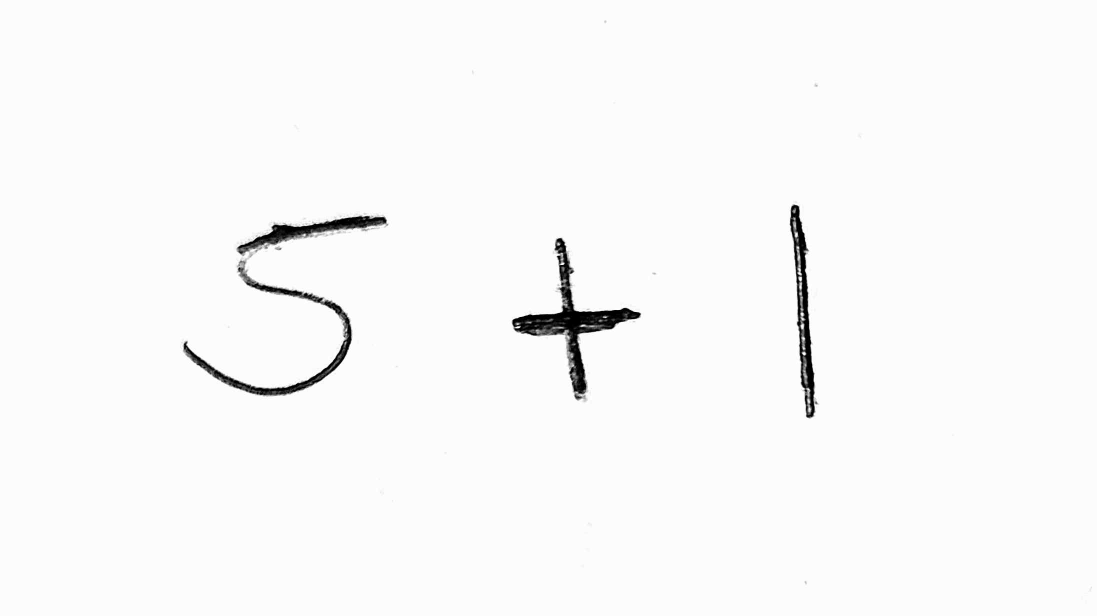
#> input picture math_solver (CNN Model)/extracted_images/fiveplusone.jpg, 2193 x 1232 px (shown at 1/2 size)
$ jupyter execute --allow-errors 'Training n testing.ipynb'
#> lines starting #> are read from the running program, lines starting #| are printed output that depends on the picture; after the words box and inside, x2 and y2 are one past the last pixel; in counts of white or black regions, pixels touching at a corner belong together
[cell 1]
import pandas as pd
import numpy as np
import pickle
import keras
import cv2
from keras.models import Model,Sequential,model_from_json
from keras.layers import *
from keras import optimizers
from keras.layers.convolutional import Conv2D,MaxPooling2D
from keras.utils import np_utils
from keras import backend as K

#> (a cell that did not finish here is left out)

#> (a cell that did not finish here is left out)

#> (a cell that did not finish here is left out)

#> (a cell that did not finish here is left out)

#> (a cell that did not finish here is left out)

#> (a cell that did not finish here is left out)

#> (a cell that did not finish here is left out)

[cell 9]
resize=[]
#> (the rest of this cell did not finish here and is left out)

#> (a cell that did not finish here is left out)

#> (a cell that did not finish here is left out)

[cell 12]
img = cv2.imread('fiveplusone.jpg',cv2.IMREAD_GRAYSCALE)
#> img is the input picture: shape (1232, 2193); min 0, max 255, mean 248.8
cv2.waitKey(0)
if img is not None:
    img=~img
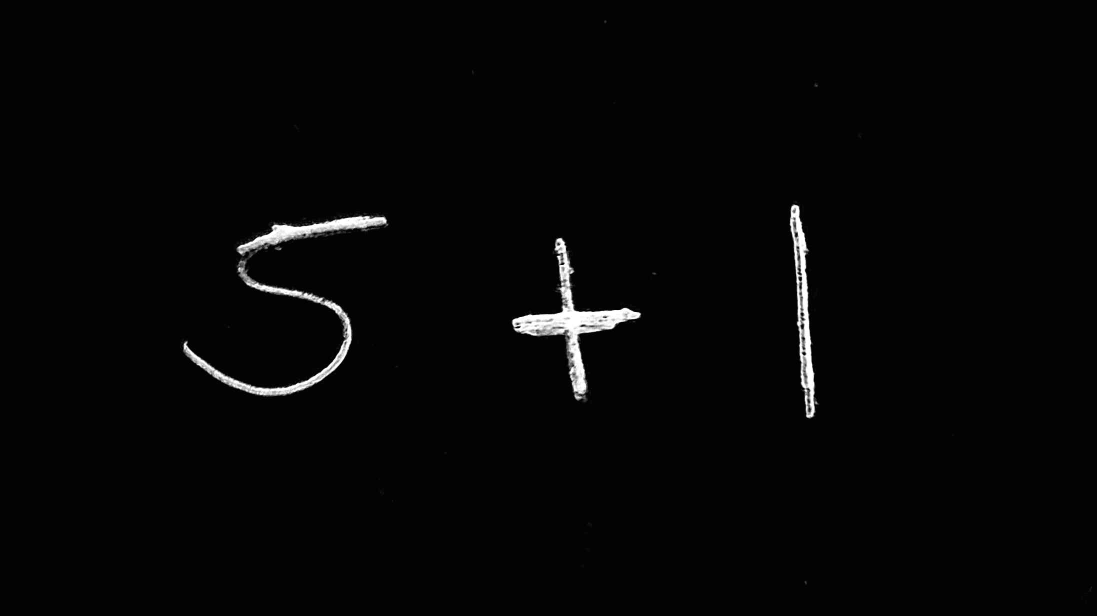
#> img: shape (1232, 2193) (shown at 1/2 size); min 0, max 255, mean 6.2
    ret,thresh=cv2.threshold(img,127,255,cv2.THRESH_BINARY)
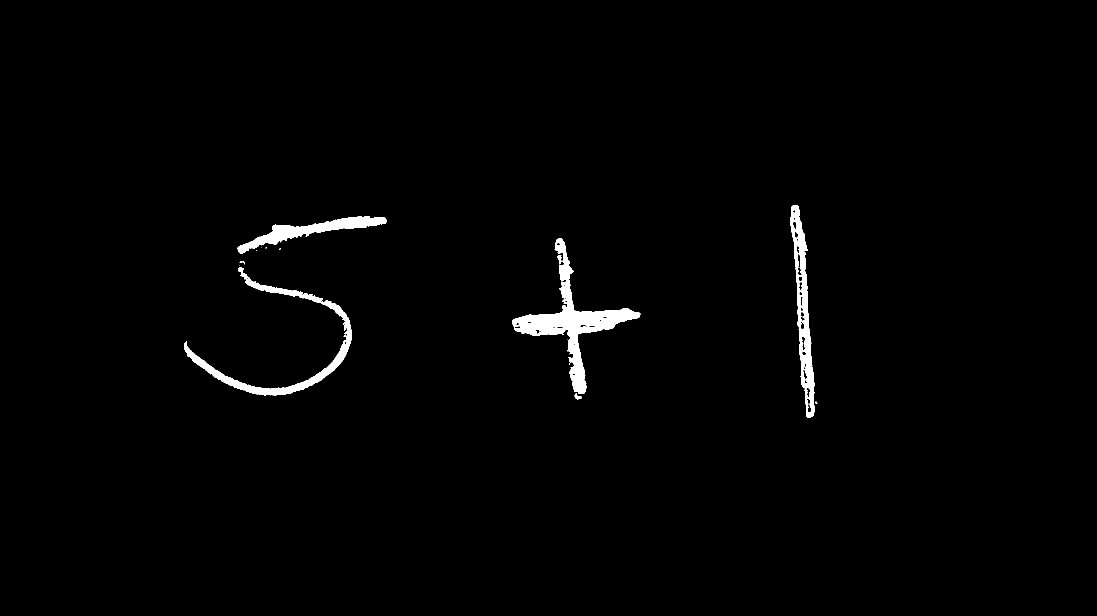
#> thresh: shape (1232, 2193) (shown at 1/2 size); 1.3% white; 17 white regions (11 under 20 px)
    ctrs,ret=cv2.findContours(thresh,cv2.RETR_TREE,cv2.CHAIN_APPROX_SIMPLE)
#> ctrs = 72 contours, 40 with area under 20; largest, box (x1, y1, x2, y2) and area: (1025, 476, 1281, 788) 13770, (1580, 410, 1630, 836) 8485, (368, 535, 703, 791) 7732, (475, 432, 773, 508) 5564, (1592, 491, 1605, 552) 318; ret = 72 rows, first 6: [1, -1, -1, -1], [2, 0, -1, -1], [3, 1, -1, -1], [4, 2, -1, -1], [5, 3, -1, -1], [14, 4, 6, -1]
    cnt=sorted(ctrs, key=lambda ctr: cv2.boundingRect(ctr)[0])
#> cnt has the same summary as ctrs
    w=int(28)
    h=int(28)
    train_data=[]
    #print(len(cnt))
    rects=[]
    for c in cnt :
        x,y,w,h= cv2.boundingRect(c)
        rect=[x,y,w,h]
        rects.append(rect)
#> this loop made 72 passes
#> (x, y, w, h) on passes 1, 2, 4, 5, 6, 7, 8, 11, 14, 15, 17, 18: (368, 535, 335, 256), (375, 708, 5, 5), (475, 432, 298, 76), (478, 530, 1, 1), (479, 522, 11, 7), (482, 497, 5, 3), (493, 555, 4, 4), (522, 495, 1, 1), (570, 478, 4, 3), (578, 784, 4, 4), (660, 734, 5, 5), (687, 670, 5, 4)
#> (c, x, y, w, h) on passes 3, 9, 10, 12, 13, 16: ([[444, 760], [445, 759], [446, 760], [445, 761]], 444, 759, 3, 3), ([[507, 567], [508, 566], [509, 567], [508, 568]], 507, 566, 3, 3), ([[512, 501], [513, 501]], 512, 501, 2, 1), ([[531, 495], [531, 496], [532, 496], [533, 495]], 531, 495, 3, 2), ([[559, 497], [558, 498], [560, 498], [561, 497]], 558, 497, 4, 2), ([[627, 597], [628, 596], [629, 597], [628, 598]], 627, 596, 3, 3)
#> after the loop, rects = 72 items, first 6: [368, 535, 335, 256], [375, 708, 5, 5], [444, 759, 3, 3], [475, 432, 298, 76], [478, 530, 1, 1], [479, 522, 11, 7]
    #print(rects)
    bool_rect=[]
    for r in rects:
        l=[]
        for rec in rects:
            flag=0
            if rec!=r:
                if r[0]<(rec[0]+rec[2]+10) and rec[0]<(r[0]+r[2]+10) and r[1]<(rec[1]+rec[3]+10) and rec[1]<(r[1]+r[3]+10):
                    flag=1
                l.append(flag)
            if rec==r:
                l.append(0)
        bool_rect.append(l)
#> this loop made 72 passes
#> after the loop, bool_rect = 72 items
    #print(bool_rect)
    dump_rect=[]
    for i in range(0,len(cnt)):
        for j in range(0,len(cnt)):
            if bool_rect[i][j]==1:
                area1=rects[i][2]*rects[i][3]
                area2=rects[j][2]*rects[j][3]
                if(area1==min(area1,area2)):
                    dump_rect.append(rects[i])
#> this loop made 72 passes
#> after the loop, dump_rect = 112 items, first 6: [375, 708, 5, 5], [444, 759, 3, 3], [478, 530, 1, 1], [478, 530, 1, 1], [479, 522, 11, 7], [482, 497, 5, 3]
    #print(len(dump_rect))
    final_rect=[i for i in rects if i not in dump_rect]
#> final_rect = [[368, 535, 335, 256], [475, 432, 298, 76], [1025, 476, 256, 312], [1580, 410, 50, 426]]
    #print(final_rect)
    for r in final_rect:
        x=r[0]
        y=r[1]
        w=r[2]
        h=r[3]
        im_crop =thresh[y:y+h+10,x:x+w+10]


        im_resize = cv2.resize(im_crop,(28,28))
        #cv2.imshow("work",im_resize)
        cv2.waitKey(0)
        #cv2.destroyAllWindows()

        im_resize=np.reshape(im_resize,(1,28,28))
        train_data.append(im_resize)
#> this loop made 4 passes
#> pass 1, `im_crop =thresh[y:y+h+10,x:x+w+10]`:
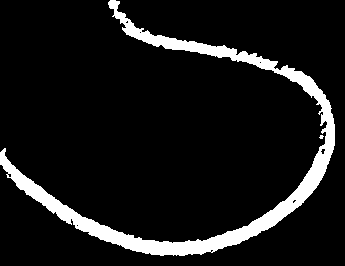
#> im_crop: shape (266, 345); 9.2% white; 2 white regions (1 under 20 px), largest, box (x1, y1, x2, y2) and area: (0, 0, 335, 256) 8407
#> pass 1, `im_resize = cv2.resize(im_crop,(28,28))`:
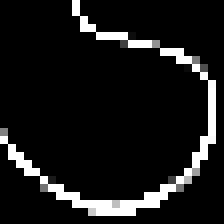
#> im_resize: shape (28, 28) (shown 8 times larger); min 0, max 255, mean 24.2
#> pass 2, `im_crop =thresh[y:y+h+10,x:x+w+10]`:
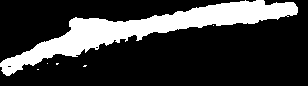
#> im_crop: shape (86, 308); 22.3% white; 6 white regions (5 under 20 px), largest, box (x1, y1, x2, y2) and area: (0, 0, 298, 76) 5894
#> pass 2, `im_resize = cv2.resize(im_crop,(28,28))`:
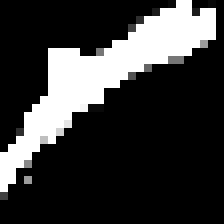
#> im_resize: shape (28, 28) (shown 8 times larger); min 0, max 255, mean 56.8
#> after the loop:
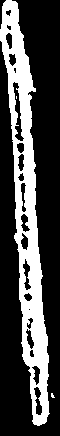
#> im_crop: shape (436, 60); 29% white; 3 white regions (2 under 20 px), largest, box (x1, y1, x2, y2) and area: (0, 0, 50, 426) 7582
#> after the loop, train_data = 4 items

$ run again, with math_solver (CNN Model)/extracted_images/test.jpeg copied over math_solver (CNN Model)/extracted_images/fiveplusone.jpg
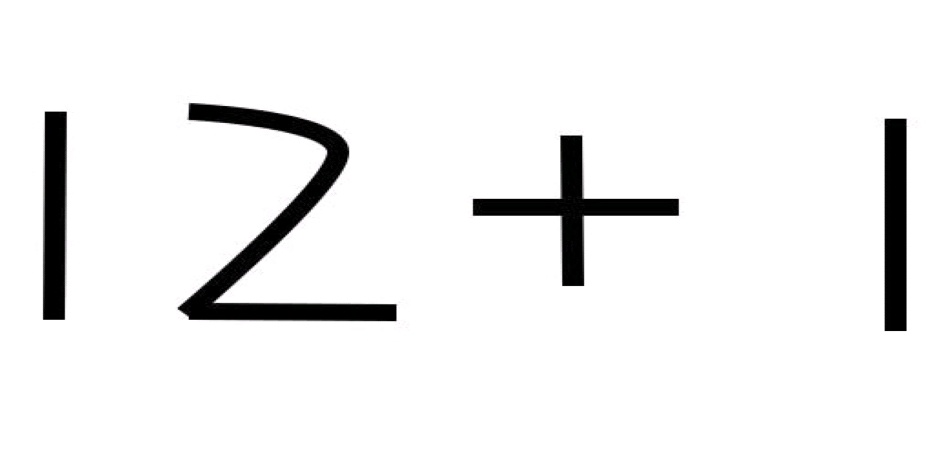
#> input picture math_solver (CNN Model)/extracted_images/test.jpeg, 940 x 471 px
#> `ret,thresh=cv2.threshold(img,127,255,cv2.THRESH_BINARY)`:
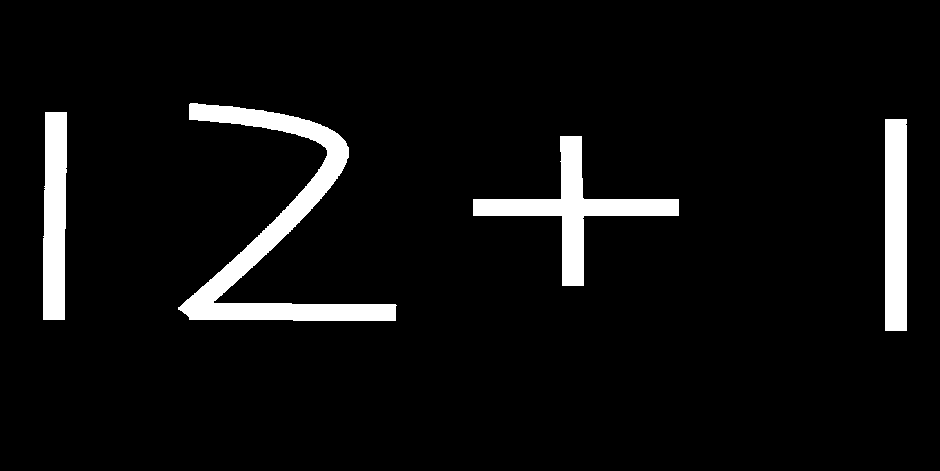
#> thresh: shape (471, 940); 5.9% white; 4 white regions
#> ctrs = 4 contours; box (x1, y1, x2, y2) and area: (178, 103, 397, 321) 9948, (473, 136, 679, 286) 6050, (885, 119, 907, 331) 4430, (43, 112, 67, 320) 4323; ret = [[1, -1, -1, -1], [2, 0, -1, -1], [3, 1, -1, -1], [-1, 2, -1, -1]]
#> cnt has the same summary as ctrs
#> the loop `for c in cnt :` made 4 passes
#> (x, y, w, h) on passes 1 to 4: (43, 112, 24, 208), (178, 103, 219, 218), (473, 136, 206, 150), (885, 119, 22, 212)
#> after the loop `for c in cnt :`: rects = [[43, 112, 24, 208], [178, 103, 219, 218], [473, 136, 206, 150], [885, 119, 22, 212]]
#> the loop `for r in rects:` made 4 passes
#> after the loop `for r in rects:`: bool_rect = [[0, 0, 0, 0], [0, 0, 0, 0], [0, 0, 0, 0], [0, 0, 0, 0]]
#> the loop `for i in range(0,len(cnt)):` made 4 passes
#> after the loop `for i in range(0,len(cnt)):`: dump_rect = []
#> final_rect has the same summary as rects
#> the loop `for r in final_rect:` made 4 passes
#> after the loop `for r in final_rect:`:
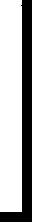
#> im_crop: shape (222, 32); 65.6% white; 1 black region, box (x1, y1, x2, y2) and area: (0, 0, 32, 222) 2441
#> after the loop `for r in final_rect:`: train_data = 4 items
